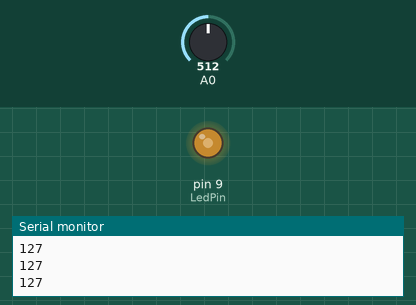
Simulated run of this sketch. Board: Arduino Uno, built with avr-gcc and run on an emulated ATmega328P. On the bench: output pins drawn as LEDs (lit = HIGH), the last lines printed to the serial monitor. The inputs (shaded band) are chosen by the test bench; at power-on: A0 = 512.

Above: at 1.2 s.
1.3 s: A0 set to 716
At 2.1 s:
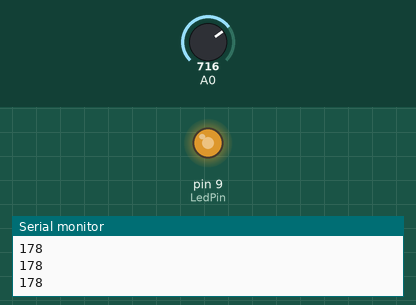
2.8 s: A0 set to 900
At 3.4 s:
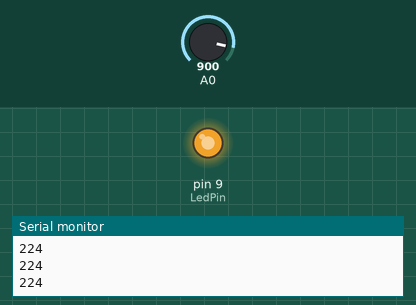
4.3 s: A0 set to 122
At 5.5 s:
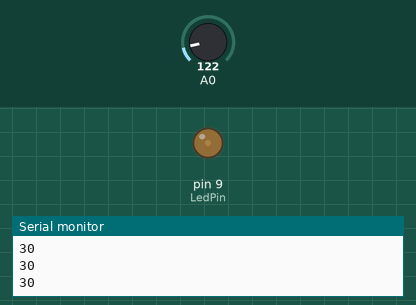
5.8 s: A0 set to 0
At 6.7 s:
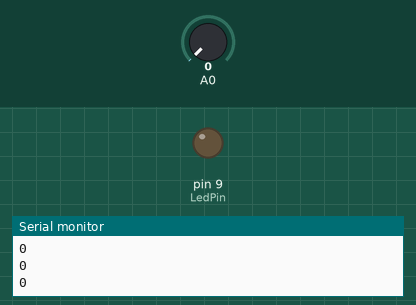
7.3 s: A0 set to 511
At 7.9 s:
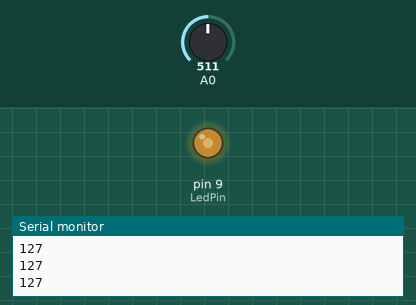
Timing chart, 0 to 9.8 s (numbered marks = the images above; inputs shaded):
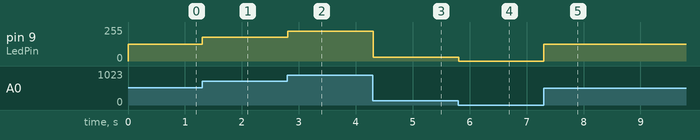

The sketch:

p2e3.ino
```cpp
const int LedPin= 9;
void setup() {
 pinMode(LedPin,OUTPUT);

 //Open and set the baudrate for the Serial port (9600 baudios)
 Serial.begin(9600);
}
void loop() {


  int val = analogRead(A0);
  val = map(val, 0, 1023, 0, 255);

 //Show the read data in the console
 Serial.println(val);

 analogWrite(LedPin,val);

}
```

Measured:
- after the input at 1.3 s, pin 9 (LedPin): 127/255 → 178/255 at once
- after the input at 2.8 s, pin 9 (LedPin): 178/255 → 224/255 at once
- after the input at 4.3 s, pin 9 (LedPin): 224/255 → 30/255 at once
- after the input at 5.8 s, pin 9 (LedPin): 30/255 → 0/255 at once
- after the input at 7.3 s, pin 9 (LedPin): 0/255 → 127/255 at once
